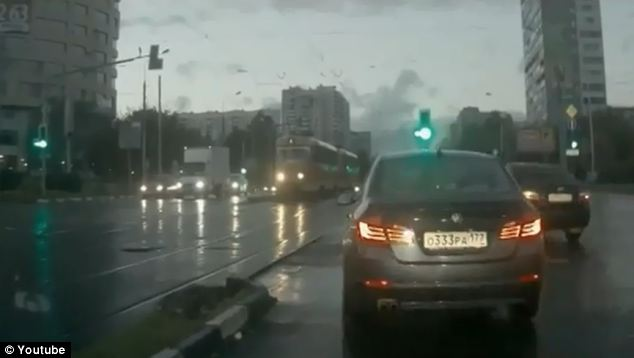
#> input picture server_img.jpg, 634 x 358 px, given in place of the camera
$ python rubic.py
#> lines starting #> are read from the running program, lines starting #| are printed output that depends on the picture; after the words box and inside, x2 and y2 are one past the last pixel; in counts of white or black regions, pixels touching at a corner belong together
import cv2
import numpy as np
import imutils

# lower bound and upper bound for Green color


lower_bound = np.array([20, 80, 80])
upper_bound = np.array([30, 255, 255])


# rubic = cv2.imread(r'C:/Users/vs6993/Pictures/Camera Roll/rubic.jpg')

cap = cv2.VideoCapture(0)

while True:
    ret,frame = cap.read(0)
#> frame is the input picture: shape (358, 634, 3); mean B, G, R 90.3, 96.9, 88.7

    hsv = cv2.cvtColor(frame, cv2.COLOR_BGR2HSV)
#> hsv: shape (358, 634, 3); mean H, S, V 64.6, 47.4, 98.2

    # find the colors within the boundaries
    mask = cv2.inRange(hsv, lower_bound, upper_bound)
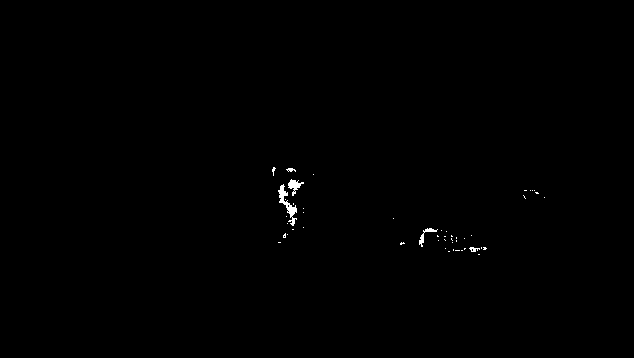
#> mask: shape (358, 634); 0.27% white; 49 white regions (44 under 20 px)
    segmented_img = cv2.bitwise_and(frame, frame, mask=mask)

    # Find contours from the mask
    contours, hierarchy = cv2.findContours( mask.copy(), cv2.RETR_EXTERNAL, cv2.CHAIN_APPROX_TC89_KCOS)
#> contours = 49 contours, 45 with area under 20; largest, box (x1, y1, x2, y2) and area: (278, 184, 297, 226) 193, (288, 179, 304, 196) 94, (419, 228, 438, 247) 63, (469, 247, 480, 252) 20
    cnts = imutils.grab_contours(contours)
#> cnts = [[449, 251]]
    output = cv2.drawContours(segmented_img, contours, -1, (0, 0, 255), 3)


    # Showing the output
    cv2.imshow("Output", output)

    c = cv2.waitKey(1)
#> (key Esc is pressed here)
    if c == 27:
        break

cap.release()
cv2.destroyAllWindows()
